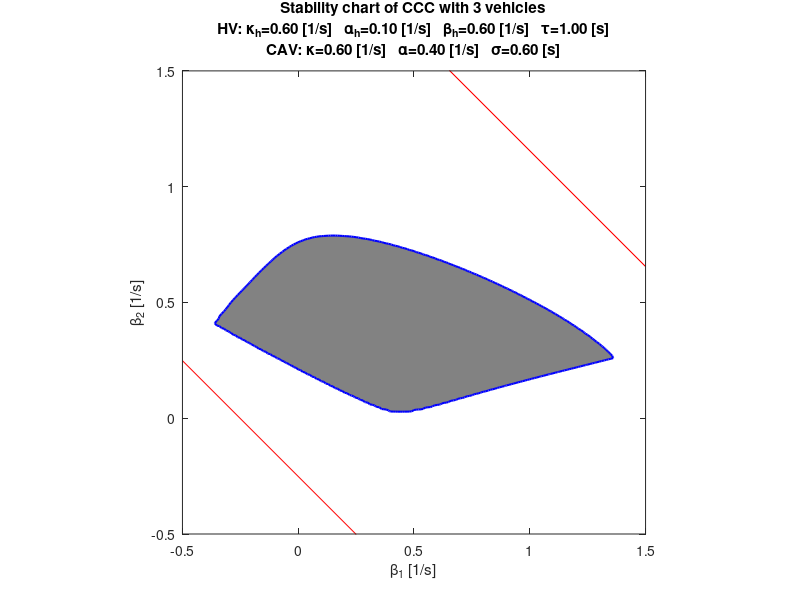

This figure's MATLAB source:
%% Create stability charts for CCC in a 3 vehicle scenario
clear; %close all; clc;

%% Parameters
% HV
kappah=0.6;
alphah=0.1;
betah=0.6;
tau=1.0;
% CAV
kappa=0.6;  % 0.6, 0.8, 1
alpha=0.4;
sigma=0.6;

% range of parameters
beta1min=-0.5;  % -0.5,   0
beta1max=1.5;   %  1.5, 1.2
beta2min=-0.5;  % -0.5,   0
beta2max=1.5;   %  1.5, 1.2
beta1st=200;
beta2st=200;
aspect_ratio=1;

% range of frequencies
ommin=0;
ommax=2*pi;
dom=2*pi/200;

%% Frequency response
% grid in plane of parameters
beta1_v=linspace(beta1min,beta1max,beta1st+1);	% vector of parameter values
beta2_v=linspace(beta2min,beta2max,beta2st+1);	% vector of parameter values
om_v=ommin:dom:ommax;                           % vector of frequency values
[beta1,beta2,om]=meshgrid(beta1_v,beta2_v,om_v);% matrix of parameter and frequency

% link transfer function
% HV
T12=(1i*betah*om+alphah*kappah)./...
  (-om.^2.*exp(1i*om*tau)+1i*(alphah+betah).*om+alphah*kappah);
% CAV
D=(-om.^2.*exp(1i*om*sigma)+1i*(alpha+beta1+beta2).*om+alpha*kappa);
T01=(1i*beta1.*om+alpha*kappa)./D;
T02=1i*beta2.*om./D;

% head-to-tail transfer function
G02=T01.*T12+T02;

% matrix of maximum head-to-tail transfer function magnitudes
Mmax = max(abs(G02(:,:,0<om_v)),[],3);

% plant stability boundaries
Om1=fsolve(@(Om)alpha-Om^2*cos(Om*sigma)/kappa,0.5);
Om2=fsolve(@(Om)alpha-Om^2*cos(Om*sigma)/kappa,2.5);
sumbetaI=Om1*sin(Om1*sigma)-alpha;
sumbetaII=Om2*sin(Om2*sigma)-alpha;

%% Stability chart
figure(1); clf; hold on; box on;
contourf(beta1(:,:,1),beta2(:,:,1),-Mmax,-[1 1],'b','Linewidth',1.5);
colormap gray
plot([beta1min,beta1max],sumbetaI-[beta1min,beta1max],'r');
plot([beta1min,beta1max],sumbetaII-[beta1min,beta1max],'r');
axis([beta1min beta1max beta2min beta2max]);
pbaspect([aspect_ratio,1,1]);
xlabel('\beta_1 [1/s]');
ylabel('\beta_2 [1/s]');
title(['Stability chart of CCC with 3 vehicles',10,...
       'HV: \kappa_h=',num2str(kappah,'%3.2f'),' [1/s]   ',...
       '\alpha_h=',num2str(alphah,'%3.2f'),' [1/s]   ',...
       '\beta_h=',num2str(betah,'%3.2f'),' [1/s]   ',...
       '\tau=',num2str(tau,'%3.2f'),' [s]',10,...
       'CAV: \kappa=',num2str(kappa,'%3.2f'),' [1/s]   ',...
       '\alpha=',num2str(alpha,'%3.2f'),' [1/s]   ',...
       '\sigma=',num2str(sigma,'%3.2f'),' [s]']);
